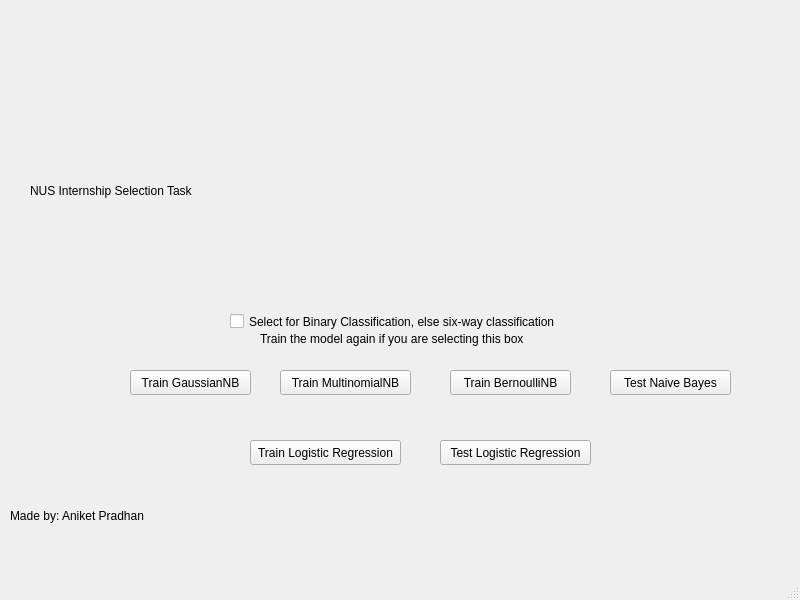
<?xml version="1.0" encoding="UTF-8"?>
<ui version="4.0">
 <class>MainWindow</class>
 <widget class="QMainWindow" name="MainWindow">
  <property name="geometry">
   <rect>
    <x>0</x>
    <y>0</y>
    <width>800</width>
    <height>600</height>
   </rect>
  </property>
  <property name="windowTitle">
   <string>MainWindow</string>
  </property>
  <widget class="QWidget" name="centralwidget">
   <widget class="QPushButton" name="pushButton">
    <property name="geometry">
     <rect>
      <x>130</x>
      <y>370</y>
      <width>121</width>
      <height>25</height>
     </rect>
    </property>
    <property name="text">
     <string>Train GaussianNB</string>
    </property>
   </widget>
   <widget class="QPushButton" name="pushButton_2">
    <property name="geometry">
     <rect>
      <x>280</x>
      <y>370</y>
      <width>131</width>
      <height>25</height>
     </rect>
    </property>
    <property name="text">
     <string>Train MultinomialNB</string>
    </property>
   </widget>
   <widget class="QPushButton" name="pushButton_3">
    <property name="geometry">
     <rect>
      <x>450</x>
      <y>370</y>
      <width>121</width>
      <height>25</height>
     </rect>
    </property>
    <property name="text">
     <string>Train BernoulliNB</string>
    </property>
   </widget>
   <widget class="QPushButton" name="pushButton_4">
    <property name="geometry">
     <rect>
      <x>610</x>
      <y>370</y>
      <width>121</width>
      <height>25</height>
     </rect>
    </property>
    <property name="text">
     <string>Test Naive Bayes</string>
    </property>
   </widget>
   <widget class="QPushButton" name="pushButton_5">
    <property name="geometry">
     <rect>
      <x>250</x>
      <y>440</y>
      <width>151</width>
      <height>25</height>
     </rect>
    </property>
    <property name="text">
     <string>Train Logistic Regression</string>
    </property>
   </widget>
   <widget class="QPushButton" name="pushButton_6">
    <property name="geometry">
     <rect>
      <x>440</x>
      <y>440</y>
      <width>151</width>
      <height>25</height>
     </rect>
    </property>
    <property name="text">
     <string>Test Logistic Regression</string>
    </property>
   </widget>
   <widget class="QLabel" name="label">
    <property name="geometry">
     <rect>
      <x>30</x>
      <y>110</y>
      <width>741</width>
      <height>161</height>
     </rect>
    </property>
    <property name="text">
     <string>NUS Internship Selection Task</string>
    </property>
   </widget>
   <widget class="QLabel" name="label_2">
    <property name="geometry">
     <rect>
      <x>10</x>
      <y>490</y>
      <width>441</width>
      <height>51</height>
     </rect>
    </property>
    <property name="text">
     <string>Made by: Aniket Pradhan</string>
    </property>
   </widget>
   <widget class="QCheckBox" name="checkBox">
    <property name="geometry">
     <rect>
      <x>230</x>
      <y>310</y>
      <width>371</width>
      <height>23</height>
     </rect>
    </property>
    <property name="text">
     <string>Select for Binary Classification, else six-way classification</string>
    </property>
   </widget>
   <widget class="QLabel" name="label_3">
    <property name="geometry">
     <rect>
      <x>260</x>
      <y>330</y>
      <width>291</width>
      <height>17</height>
     </rect>
    </property>
    <property name="text">
     <string>Train the model again if you are selecting this box</string>
    </property>
   </widget>
  </widget>
  <widget class="QMenuBar" name="menubar">
   <property name="geometry">
    <rect>
     <x>0</x>
     <y>0</y>
     <width>800</width>
     <height>22</height>
    </rect>
   </property>
  </widget>
  <widget class="QStatusBar" name="statusbar"/>
 </widget>
 <resources/>
 <connections/>
</ui>
